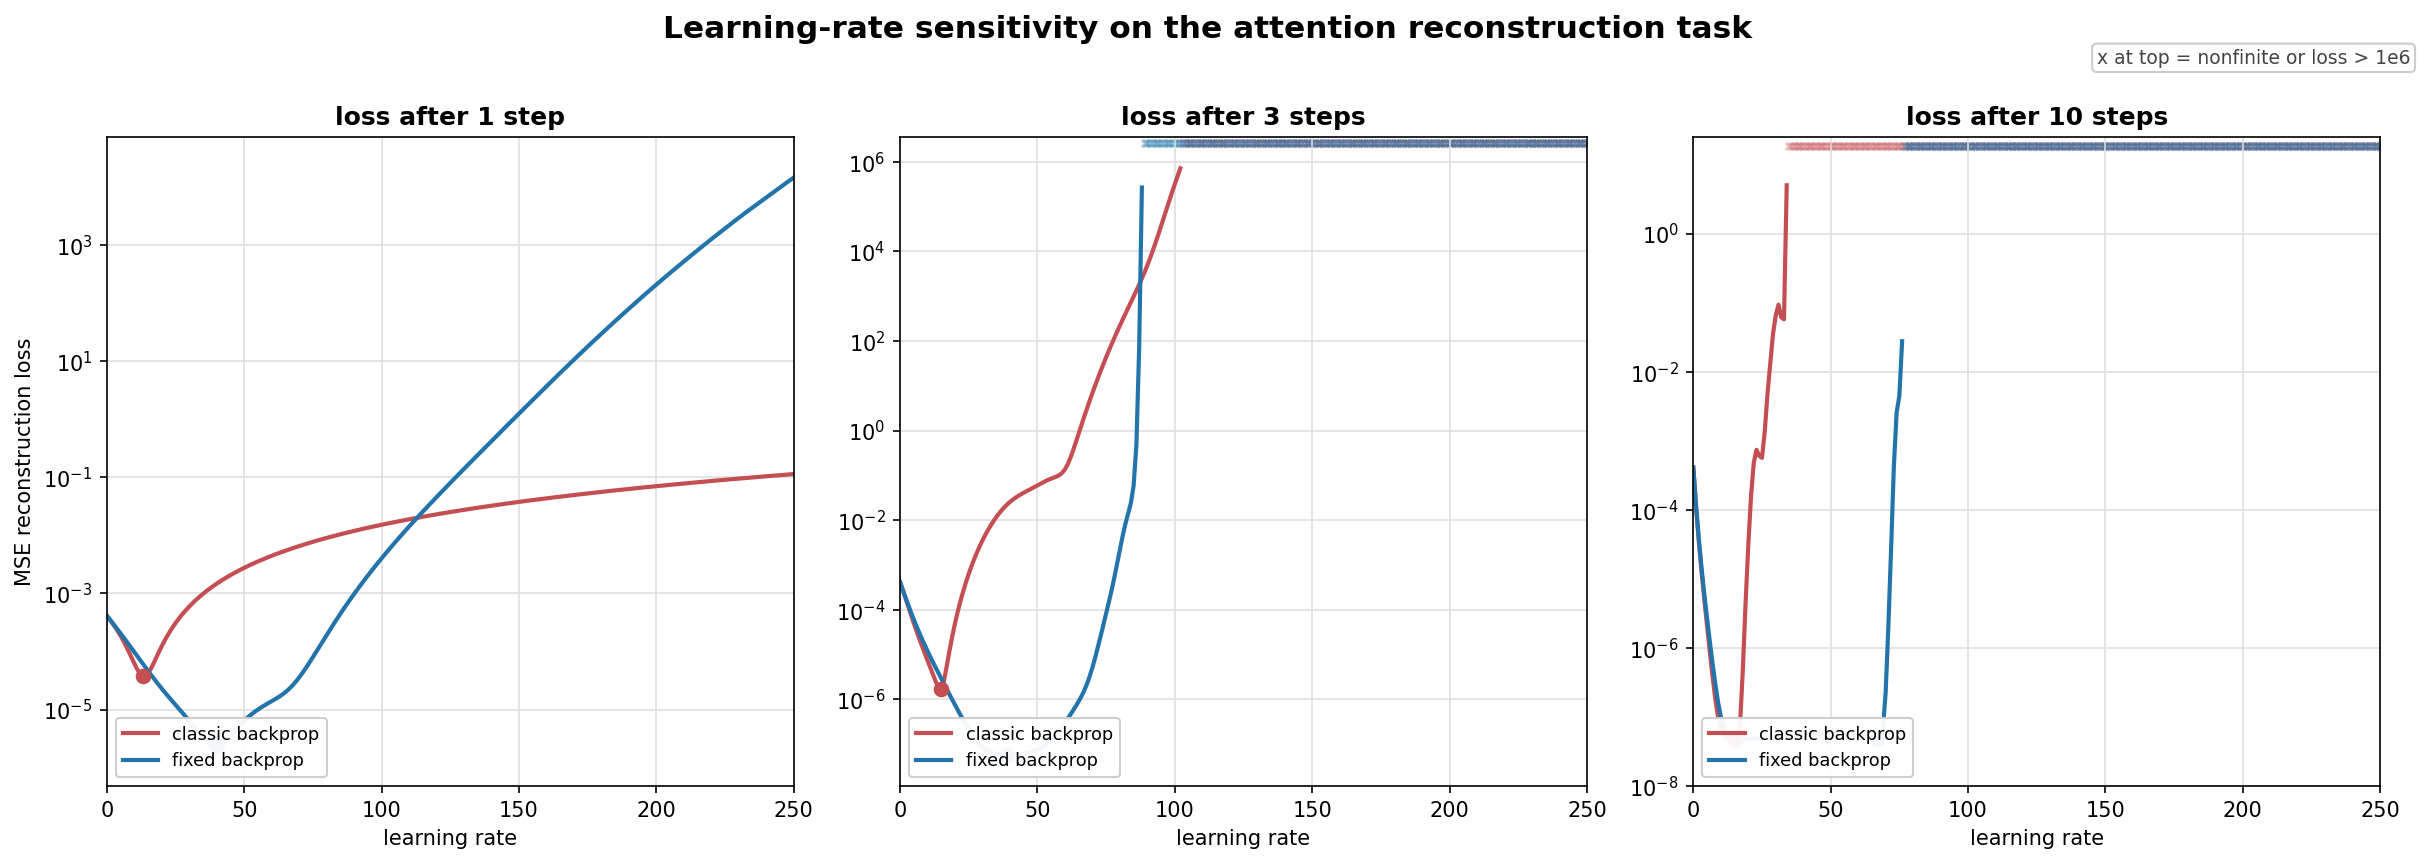

Write the Python code that produced this figure.
"""
Self-contained Colab-ready learning-rate sensitivity plot for classic vs fixed
backprop on the attention reconstruction task.

Network:
  Three self-attention layers, dim=8, sequence length=6, batch size=64.

Task:
  A frozen teacher network maps a fixed orthogonal-row input batch to a target.
  A student with the same architecture is updated for 1, 3, or 10 steps.

The plot compares loss after 1, 3, and 10 update steps over a range of learning
rates.  Every method and every learning rate starts from the same student
initialization and the same input batch.
"""

from __future__ import annotations

import copy
import os
import warnings

import matplotlib.pyplot as plt
import numpy as np
import torch
import torch.nn as nn
import torch.nn.functional as F


SEED = 42
DIM = 8
NUM_ROWS = 6
BATCH_SIZE = 64
STEP_COUNTS = (1, 3, 10)
LR_MIN = 0.0
LR_MAX = 250.0
NUM_LRS = 251
UNSTABLE_LOSS = 1e6
OUT_PATH = "classic_vs_fixed_attention.png"
SMALL_ROTATION_ANGLE = np.pi / 100


def generate_orthogonal_matrix(dim: int) -> torch.Tensor:
    """Generate a random orthogonal matrix using QR decomposition."""
    H = torch.randn(dim, dim)
    Q, R = torch.linalg.qr(H)
    signs = torch.diag(R).sign()
    return Q * signs


def enforce_rotation(mat: torch.Tensor) -> torch.Tensor:
    """Flip the first row if needed so the orthogonal matrix has det +1."""
    return mat if torch.linalg.det(mat) > 0 else torch.cat((-mat[:1], mat[1:]), dim=0)


def sample_so(dim: int) -> torch.Tensor:
    return enforce_rotation(generate_orthogonal_matrix(dim))


def generalized_rotation(dim: int, theta: float = SMALL_ROTATION_ANGLE) -> torch.Tensor:
    """Random conjugate of block-diagonal 2D rotations by theta."""
    if dim % 2 != 0:
        raise ValueError("generalized_rotation expects an even dimension")

    c = torch.cos(torch.tensor(theta, dtype=torch.float32))
    s = torch.sin(torch.tensor(theta, dtype=torch.float32))
    block = torch.tensor([[c, -s], [s, c]], dtype=torch.float32)
    real_jordan = torch.block_diag(*[block for _ in range(dim // 2)])
    p = sample_so(dim)
    return p.T @ real_jordan @ p


def generate_orthogonal_rows_batch(batch_size: int, num_rows: int, dim: int) -> torch.Tensor:
    """Generate a batch of row-orthogonal inputs with shape (B, N, D)."""
    examples = []
    for _ in range(batch_size):
        Q = generate_orthogonal_matrix(dim)
        examples.append(Q[:num_rows, :])
    return torch.stack(examples)


class SelfAttentionLayer(nn.Module):
    def __init__(self, dim: int):
        super().__init__()
        self.dim = dim
        self.W_q = nn.Parameter(torch.empty(dim, dim))
        self.W_k = nn.Parameter(torch.empty(dim, dim))
        self.W_v = nn.Parameter(torch.empty(dim, dim))
        self.reset_parameters()

    def reset_parameters(self) -> None:
        with torch.no_grad():
            self.W_q.copy_(generalized_rotation(self.dim))
            self.W_k.copy_(generalized_rotation(self.dim))
            self.W_v.copy_(generalized_rotation(self.dim))

    def forward(self, X: torch.Tensor) -> torch.Tensor:
        Q = X @ self.W_q
        K = X @ self.W_k
        V = X @ self.W_v
        Q = F.softplus(Q)
        K = F.softplus(K)

        # Normalized causal linear self-attention:
        #   S_i = sum_{j<=i} K_j outer V_j
        #   z_i = sum_{j<=i} K_j
        #   Y_i = (Q_i^T S_i) / (Q_i^T z_i)
        kv_state = torch.cumsum(torch.einsum("bnd,bne->bnde", K, V), dim=1)
        k_state = torch.cumsum(K, dim=1)
        numerator = torch.einsum("bnd,bnde->bne", Q, kv_state)
        denominator = torch.einsum("bnd,bnd->bn", Q, k_state).unsqueeze(-1)
        return numerator / denominator.clamp_min(1e-6)


class ThreeLayerSelfAttention(nn.Module):
    def __init__(self, dim: int):
        super().__init__()
        self.layer1 = SelfAttentionLayer(dim)
        self.layer2 = SelfAttentionLayer(dim)
        self.layer3 = SelfAttentionLayer(dim)

    def forward(self, X: torch.Tensor) -> torch.Tensor:
        x = self.layer1(X)
        x = self.layer2(x)
        x = self.layer3(x)
        return x


def layers(model: ThreeLayerSelfAttention):
    return [model.layer1, model.layer2, model.layer3]


def layer_params(layer):
    return [layer.W_q, layer.W_k, layer.W_v]


def reconstruction_loss(pred: torch.Tensor, target: torch.Tensor) -> torch.Tensor:
    return torch.mean((pred - target) ** 2)


def mse_grad(pred: torch.Tensor, target: torch.Tensor) -> torch.Tensor:
    return (2.0 / pred.numel()) * (pred - target)


def mse_hessian_scale(tensor: torch.Tensor) -> float:
    return 2.0 / tensor.numel()


def forward_activations(model: ThreeLayerSelfAttention, X: torch.Tensor) -> list[torch.Tensor]:
    activations = [X]
    for layer in layers(model):
        activations.append(layer(activations[-1]))
    return activations


def make_problem():
    torch.manual_seed(SEED)
    np.random.seed(SEED)

    teacher = ThreeLayerSelfAttention(DIM)
    for p in teacher.parameters():
        p.requires_grad_(False)

    student = ThreeLayerSelfAttention(DIM)
    student_state = copy.deepcopy(student.state_dict())

    X = generate_orthogonal_rows_batch(BATCH_SIZE, NUM_ROWS, DIM)
    with torch.no_grad():
        target = teacher(X).detach()

    return X, target, student_state


def make_student(student_state) -> ThreeLayerSelfAttention:
    model = ThreeLayerSelfAttention(DIM)
    model.load_state_dict(copy.deepcopy(student_state))
    return model


def apply_grads(params, grads, lr: float) -> None:
    with torch.no_grad():
        for p, g in zip(params, grads):
            p -= lr * g


def step_classic(
    model: ThreeLayerSelfAttention,
    X: torch.Tensor,
    target: torch.Tensor,
    lr: float,
) -> None:
    pred = model(X)
    loss = reconstruction_loss(pred, target)
    params = list(model.parameters())
    grads = torch.autograd.grad(loss, params)
    apply_grads(params, grads, lr)


def local_param_grads(layer, A: torch.Tensor, grad_out: torch.Tensor):
    out = layer(A.detach())
    return torch.autograd.grad(out, layer_params(layer), grad_outputs=grad_out.detach())


def local_input_vjp(layer, A: torch.Tensor, grad_out: torch.Tensor) -> torch.Tensor:
    A_req = A.detach().requires_grad_(True)
    out = layer(A_req)
    return torch.autograd.grad(out, A_req, grad_outputs=grad_out.detach())[0].detach()


def step_fixed(
    model: ThreeLayerSelfAttention,
    X: torch.Tensor,
    target: torch.Tensor,
    lr: float,
) -> None:
    """
    Top-to-bottom fixed backprop.

    Backward values are represented in mean-MSE gradient units.  Therefore the
    local-forward residual refresh B += A_new - A from the unnormalized squared
    loss becomes B += (2 / numel) * (A_new - A).
    """
    layer1, layer2, layer3 = layers(model)
    with torch.no_grad():
        A0, A1, A2, Y = [a.detach() for a in forward_activations(model, X)]

    B3 = mse_grad(Y, target)
    grads3 = local_param_grads(layer3, A2, B3)
    apply_grads(layer_params(layer3), grads3, lr)

    with torch.no_grad():
        Y_after_W3 = layer3(A2).detach()
    B3_new = B3 + mse_hessian_scale(Y) * (Y_after_W3 - Y)
    B2 = local_input_vjp(layer3, A2, B3_new)

    grads2 = local_param_grads(layer2, A1, B2)
    apply_grads(layer_params(layer2), grads2, lr)

    with torch.no_grad():
        A2_after_W2 = layer2(A1).detach()
    B2_new = B2 + mse_hessian_scale(A2) * (A2_after_W2 - A2)
    B1 = local_input_vjp(layer2, A1, B2_new)

    grads1 = local_param_grads(layer1, A0, B1)
    apply_grads(layer_params(layer1), grads1, lr)


def loss_after_steps(
    step_fn,
    student_state,
    X: torch.Tensor,
    target: torch.Tensor,
    lr: float,
    steps: int,
) -> tuple[float, bool]:
    model = make_student(student_state)

    with warnings.catch_warnings():
        warnings.simplefilter("ignore")
        with np.errstate(all="ignore"):
            for _ in range(steps):
                step_fn(model, X, target, lr)
                if not all(torch.isfinite(p).all() for p in model.parameters()):
                    return np.nan, True

    with torch.no_grad():
        pred = model(X)
        if not torch.isfinite(pred).all():
            return np.nan, True
        loss = reconstruction_loss(pred, target).item()

    if not np.isfinite(loss) or loss > UNSTABLE_LOSS:
        return np.nan, True

    return loss, False


def sweep_method(step_fn, student_state, X: torch.Tensor, target: torch.Tensor, lrs: np.ndarray, steps: int):
    losses = np.empty_like(lrs, dtype=float)
    unstable = np.zeros_like(lrs, dtype=bool)

    for i, lr in enumerate(lrs):
        losses[i], unstable[i] = loss_after_steps(step_fn, student_state, X, target, float(lr), steps)

    return losses, unstable


def best_finite(lrs: np.ndarray, losses: np.ndarray) -> tuple[float, float]:
    idx = int(np.nanargmin(losses))
    return float(lrs[idx]), float(losses[idx])


def plot_sensitivity(lrs: np.ndarray, sweeps: dict[int, dict[str, tuple[np.ndarray, np.ndarray]]]):
    fig, axes = plt.subplots(1, len(STEP_COUNTS), figsize=(16.2, 5.6), dpi=150)
    fig.patch.set_facecolor("white")

    styles = {
        "classic": ("classic backprop", "#c44e52"),
        "fixed": ("fixed backprop", "#2374ab"),
    }

    for ax, steps in zip(axes, STEP_COUNTS):
        finite_chunks = []
        for losses, _ in sweeps[steps].values():
            finite = losses[np.isfinite(losses)]
            if len(finite):
                finite_chunks.append(finite)
        finite_losses = np.concatenate(finite_chunks)
        y_min = max(float(np.min(finite_losses)) * 0.2, 1e-8)
        y_max = max(float(np.max(finite_losses)) * 5.0, 1.0)
        top_marker = y_max / 1.35

        for key, (label, color) in styles.items():
            losses, unstable = sweeps[steps][key]
            best_lr, best_loss = best_finite(lrs, losses)
            ax.plot(lrs, losses, lw=2.0, color=color, label=label)
            ax.scatter([best_lr], [best_loss], color=color, s=42, zorder=4)
            if np.any(unstable):
                ax.scatter(
                    lrs[unstable],
                    np.full(np.count_nonzero(unstable), top_marker),
                    marker="x",
                    color=color,
                    s=12,
                    alpha=0.35,
                )

        ax.set_yscale("log")
        ax.set_xlim(LR_MIN, LR_MAX)
        ax.set_ylim(y_min, y_max)
        ax.set_xlabel("learning rate")
        suffix = "s" if steps != 1 else ""
        ax.set_title(f"loss after {steps} step{suffix}", fontsize=12, fontweight="bold")
        ax.grid(True, which="both", color="#dddddd", lw=0.75)
        ax.legend(loc="lower left", frameon=True, facecolor="white", framealpha=0.95, fontsize=8.5)

    axes[0].set_ylabel("MSE reconstruction loss")
    fig.suptitle("Learning-rate sensitivity on the attention reconstruction task", y=1.02, fontsize=15, fontweight="bold")
    fig.text(
        0.995,
        0.98,
        "x at top = nonfinite or loss > 1e6",
        ha="right",
        va="top",
        fontsize=9,
        color="#444444",
        bbox=dict(boxstyle="round,pad=0.25", fc="white", ec="#cccccc"),
    )
    fig.tight_layout()
    fig.savefig(OUT_PATH, bbox_inches="tight", facecolor="white")
    with warnings.catch_warnings():
        warnings.simplefilter("ignore")
        plt.show(block=False)
    plt.close(fig)
    return os.path.abspath(OUT_PATH)


def main() -> None:
    X, target, student_state = make_problem()
    lrs = np.linspace(LR_MIN, LR_MAX, NUM_LRS)

    sweeps: dict[int, dict[str, tuple[np.ndarray, np.ndarray]]] = {}
    for steps in STEP_COUNTS:
        sweeps[steps] = {
            "classic": sweep_method(step_classic, student_state, X, target, lrs, steps),
            "fixed": sweep_method(step_fixed, student_state, X, target, lrs, steps),
        }

    initial_model = make_student(student_state)
    with torch.no_grad():
        initial_loss = reconstruction_loss(initial_model(X), target).item()

    print(f"attention network: dim={DIM}, seq_len={NUM_ROWS}, batch_size={BATCH_SIZE}")
    print(f"steps per run: {STEP_COUNTS}")
    print(f"learning-rate range: [{LR_MIN}, {LR_MAX}] with {NUM_LRS} points")
    print(f"shared initial loss: {initial_loss:.6e}")
    for steps in STEP_COUNTS:
        suffix = "s" if steps != 1 else ""
        print(f"\nafter {steps} step{suffix}:")
        for key, label in (("classic", "classic backprop"), ("fixed", "fixed backprop")):
            losses, unstable = sweeps[steps][key]
            best_lr, best_loss = best_finite(lrs, losses)
            print(
                f"  {label} best lr: {best_lr:.3f}, "
                f"loss: {best_loss:.6e}, unstable/capped points: {np.count_nonzero(unstable)}"
            )

    out_path = plot_sensitivity(lrs, sweeps)
    print(f"Saved figure to {out_path}")


if __name__ == "__main__":
    main()
